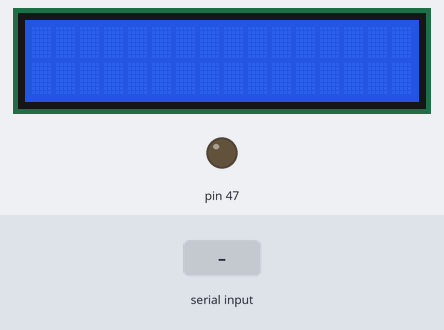
A sketch run on a simulated Arduino Mega 2560, built with avr-gcc and run on an emulated ATmega2560. On the bench: 16×2 character LCD, output pins drawn as LEDs (lit = HIGH). The inputs (shaded band) are chosen by the test bench. What the sketch prints to the serial monitor is not drawn.

Above: at 1.2 s.
1.3 s: "1" received over the second serial link
At 3.2 s:
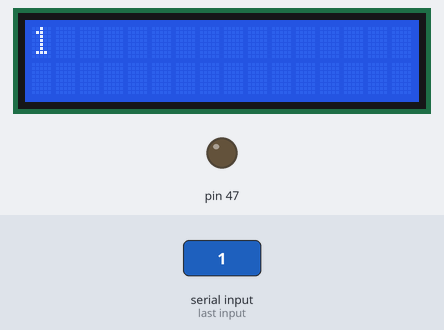
3.9 s: "0" received over the second serial link
At 6.2 s:
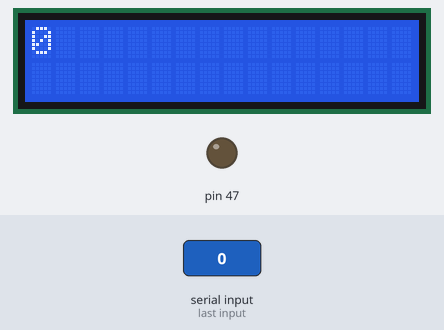
6.5 s: "2" received over the second serial link
At 8.3 s:
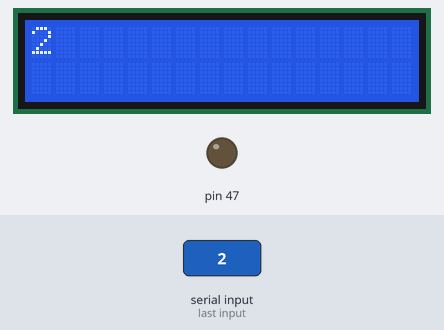
Timing chart, 0 to 9.8 s (numbered marks = the images above; inputs shaded):
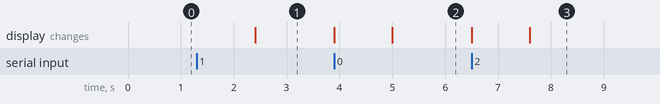

Measured:
- after the input at 1.3 s, the display: changes after 1.1 s (image 1)
- after the input at 3.9 s, the display: first changes at once (image 2 shows a later state)
- after the input at 6.5 s, the display: first changes at once (image 3 shows a later state)

The sketch:

XbeeR.ino
```cpp
#include <LiquidCrystal.h>

LiquidCrystal lcd(48,49,45,44,43,42);

void setup(){
  pinMode(47, OUTPUT);
  digitalWrite(47, 0);
  Serial3.begin(9600);
  Serial.begin(9600);
    lcd.begin(16, 2);

}

void loop(){
  if(Serial3.available()){
      lcd.clear();
      delay(100);
      String caracter = Serial3.readString();
      String sub = caracter.substring(15,caracter.length() - 1);
      Serial.print(sub);
      lcd.print(sub);
      lcd.setCursor(0, 1);
  }
}
```
